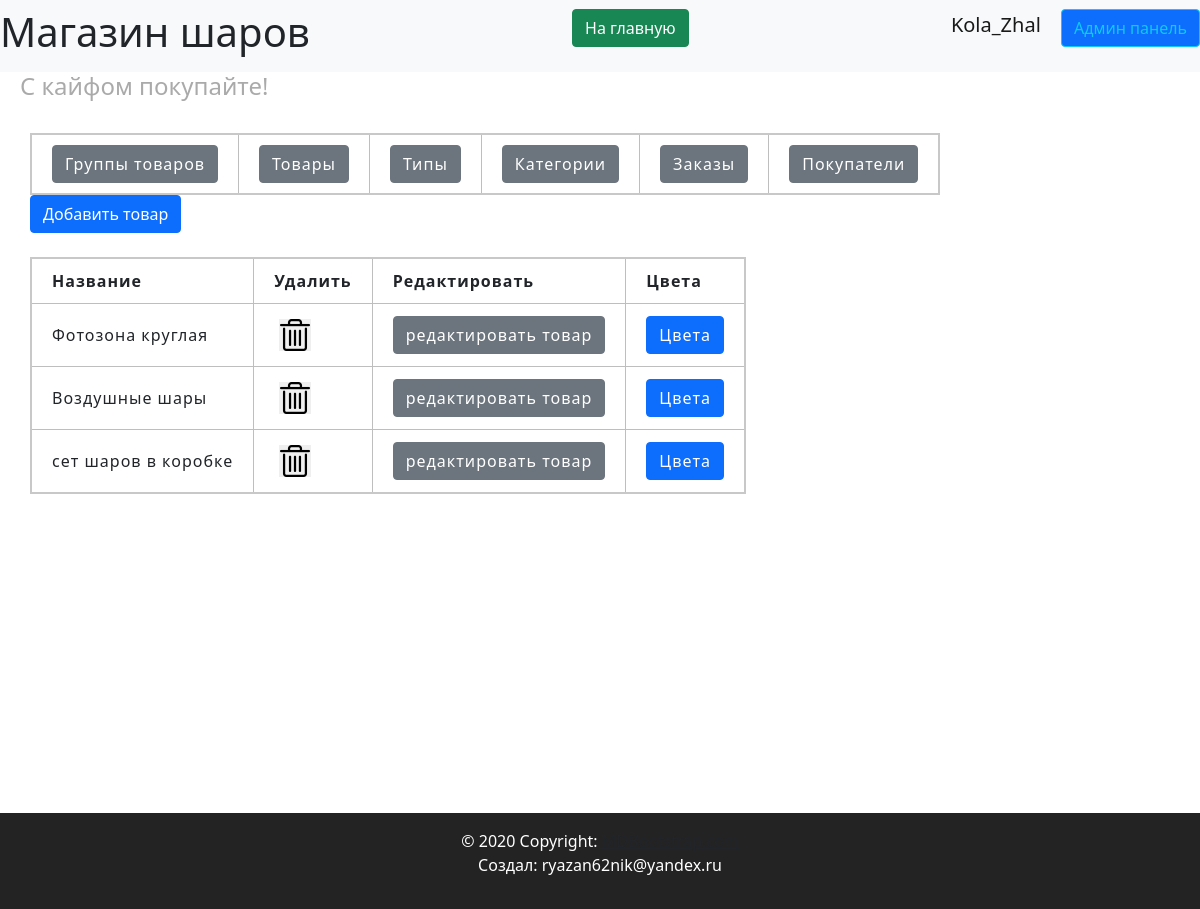
Screenshot of /admin/productsgroups (signed in) with the database file from the repository.
### data/users.py (models this page shows, shortened)
class User(SqlAlchemyBase, UserMixin, SerializerMixin):
    __tablename__ = 'users'
    id = sqlalchemy.Column(sqlalchemy.Integer,
                           primary_key=True, autoincrement=True)
    name = sqlalchemy.Column(sqlalchemy.String, nullable=True)
    tel = sqlalchemy.Column(sqlalchemy.String, nullable=True)
    email = sqlalchemy.Column(sqlalchemy.String,
                              index=True, unique=True, nullable=True)
    hashed_password = sqlalchemy.Column(sqlalchemy.String, nullable=True)
    created_date = sqlalchemy.Column(sqlalchemy.DateTime,
                                     default=datetime.datetime.now)
    basket = sqlalchemy.Column(sqlalchemy.String, default='{}')
    admin = sqlalchemy.Column(sqlalchemy.Boolean, default=False)
    tg_id = sqlalchemy.Column(sqlalchemy.String, nullable=True)
    confirmed = sqlalchemy.Column(sqlalchemy.Boolean, default=False)
    address = sqlalchemy.Column(sqlalchemy.String, nullable=True)
    orders = orm.relationship("Order", back_populates='user')

### data/products_group.py (models this page shows, shortened)
class ProductGroup(SqlAlchemyBase, SerializerMixin):
    __tablename__ = 'product_group'
    id = sqlalchemy.Column(sqlalchemy.Integer,
                           primary_key=True, autoincrement=True)
    title = sqlalchemy.Column(sqlalchemy.String, nullable=True)
    description = sqlalchemy.Column(sqlalchemy.String, nullable=True)
    type = sqlalchemy.Column(sqlalchemy.Integer, sqlalchemy.ForeignKey("types.id"))
    type_relation = orm.relationship('Types')
    products = orm.relationship("Products", back_populates='product_group')
    comments = orm.relationship("Comments", back_populates='product_group')

### server.py (the view)
@app.route('/admin/productsgroups', methods=['GET', 'POST'])
@login_required
def admin_productsgroup():
    if current_user.admin:
        db_sess = db_session.create_session()
        productgroups = db_sess.query(ProductGroup).all()
        return render_template('pages/admin_product_groups.html', title='Админ панель',
                               productgroups=productgroups)
    else:
        return render_template('pages/no_rights.html')

### data/db_session.py (called while the page is built)
def create_session() -> Session:
    global __factory
    return __factory()

### server.py (called while the page is built)
@login_manager.user_loader
def load_user(user_id):
    db_sess = db_session.create_session()
    return db_sess.query(User).get(user_id)

### templates/pages/admin_product_groups.html
{% extends "pages/base_admin.html" %}
{% block admincontent %}
<div>
    {% if current_user.is_authenticated %}
    <a href="/admin/add-productgroup" class="btn btn-primary">Добавить товар</a>
    {% endif %}
</div>
<br>
<div>
    <table>
        <tr>
            <th>Название</th>
            <th>Удалить</th>
            <th>Редактировать</th>
            <th>Цвета</th>
        </tr>
        {% for productgroup in productgroups %}
        <tr>
            <td>{{ productgroup.title }}</td>
            <td>
                <button type="submit" onclick="show_me({{productgroup.id}}, 'productgroup');" class="delete-button">
                </button>
            </td>
            <td>
                <a href="/admin/edit-productgroup/{{productgroup.id}}" class="btn btn-secondary">редактировать товар</a>
            </td>
            <td>
                <a href="/admin/products-productgroup/{{productgroup.id}}" class="btn btn-primary">Цвета</a>
            </td>
        </tr>
        {% endfor %}
    </table>
</div>
{% endblock %}

### templates/includes/header.html
<header>
    <nav class="navbar navbar-light bg-light">
        <h1> Магазин шаров</h1>
        <p align="right">
            <a href="/index" class="btn btn-success"> На главную </a>
        </p>
        {% if current_user.is_authenticated %}
        <p align="right">
            <a class="navbar-brand" href="/logout">{{ current_user.name }}</a>
            {% if current_user.admin%}
            <a class="btn btn-primary btn btn-outline-info mr-2" href="/admin/products">Админ панель</a>
            {% endif %}
            {% else %}
        <p align="right">
            <a class="btn btn-primary " href="/register">Зарегистрироваться</a>
            <a class="btn btn-success" href="/login">Войти</a>
        </p>
        {% endif %}
    </nav>
    <h4 align="left">С кайфом покупайте!</h4>
</header>

### static/css/header.css (style rules this page uses)
:root { --main-color: #0179FA; --second-color: white; }

### static/css/footer.css (style rules this page uses)
:root { --main-color: #111111; --second-color: white; }

### static/css/style.css (style rules this page uses)
:root { --main-color: #0179FA; --second-color: #ffffff; --thirdly_color: #629ee3; }
body { background-color: var(--second-color); }

### static/css/mystyle.css (style rules this page uses)
html { --firstly-color: white; --secondary-color: rgba(91, 82, 212, 0.837); --thirdly-color: rgb(99, 96, 105); --fourly-color: rgb(144, 182, 242); --black: rgb(35, 35, 35); --dark-blue: #12191D; --white: #FFFFFF; --green: #33FF00; --caribbean: #00E197; --light-green: #8EEF8C; --turquoise: #12EEFF; --pink: #F053D5; --red: #FE785A; --gray-900: #0C1114; --gray-700: #242A2C; --gray-650: #495257; --gray-600: #424B4F; --gray-500: #495257; --gray-300: #8D979E; --gray-200: #ACB4B9; --gray-150: #AEB6BB; --gray-100: #EEF1F3; --gray-50: #F6F8F9; }
h4 { padding-left: 20px; color: #aaaaaa; }
.delete-button { width: 4vh; height: 4vh; border: none; background-image: url('../img/system/admin_del_item.png'); background-size: cover; margin: 5px 5px; }
table { border-collapse: collapse; border: 2px solid rgb(200, 200, 200); letter-spacing: 1px; }
td, th { border: 1px solid rgb(190, 190, 190); padding: 10px 20px; }
body { margin: 0; padding: 0; text-align: center; }

### rows the page displays
User: name "Kola_Zhal"
ProductGroup: title "Фотозона круглая"
ProductGroup: title "Воздушные шары"
ProductGroup: title "сет шаров в коробке"
